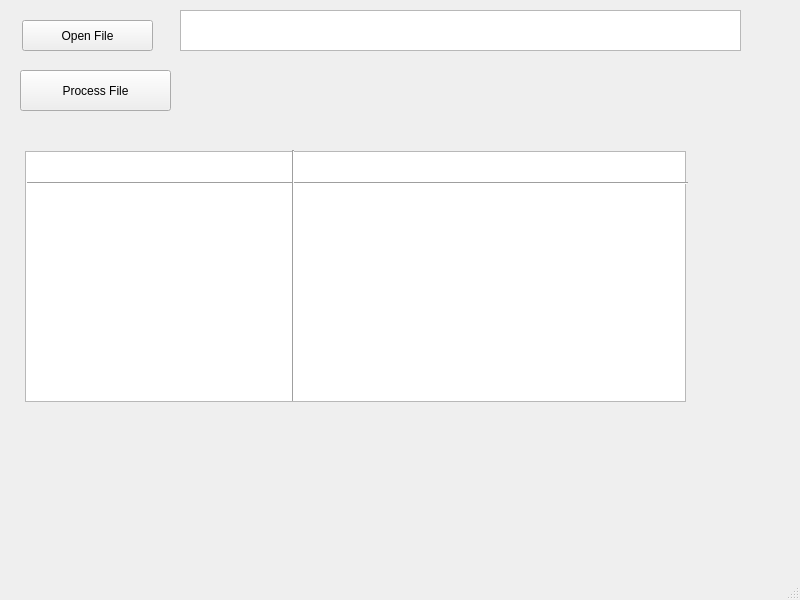
<?xml version="1.0" encoding="UTF-8"?>
<ui version="4.0">
 <class>MainWindow</class>
 <widget class="QMainWindow" name="MainWindow">
  <property name="geometry">
   <rect>
    <x>0</x>
    <y>0</y>
    <width>800</width>
    <height>600</height>
   </rect>
  </property>
  <property name="windowTitle">
   <string>MainWindow</string>
  </property>
  <widget class="QWidget" name="centralwidget">
   <widget class="QPushButton" name="pushButton">
    <property name="geometry">
     <rect>
      <x>22</x>
      <y>20</y>
      <width>131</width>
      <height>31</height>
     </rect>
    </property>
    <property name="text">
     <string>Open File</string>
    </property>
   </widget>
   <widget class="QTextEdit" name="textEdit">
    <property name="geometry">
     <rect>
      <x>180</x>
      <y>10</y>
      <width>561</width>
      <height>41</height>
     </rect>
    </property>
   </widget>
   <widget class="QPushButton" name="pushButton_2">
    <property name="geometry">
     <rect>
      <x>20</x>
      <y>70</y>
      <width>151</width>
      <height>41</height>
     </rect>
    </property>
    <property name="text">
     <string>Process File</string>
    </property>
   </widget>
   <widget class="QTableView" name="tableView">
    <property name="geometry">
     <rect>
      <x>25</x>
      <y>151</y>
      <width>661</width>
      <height>251</height>
     </rect>
    </property>
   </widget>
   <widget class="Line" name="line">
    <property name="geometry">
     <rect>
      <x>27</x>
      <y>163</y>
      <width>661</width>
      <height>41</height>
     </rect>
    </property>
    <property name="orientation">
     <enum>Qt::Orientation::Horizontal</enum>
    </property>
   </widget>
   <widget class="Line" name="line_2">
    <property name="geometry">
     <rect>
      <x>283</x>
      <y>150</y>
      <width>20</width>
      <height>251</height>
     </rect>
    </property>
    <property name="orientation">
     <enum>Qt::Orientation::Vertical</enum>
    </property>
   </widget>
  </widget>
  <widget class="QMenuBar" name="menubar">
   <property name="geometry">
    <rect>
     <x>0</x>
     <y>0</y>
     <width>800</width>
     <height>26</height>
    </rect>
   </property>
  </widget>
  <widget class="QStatusBar" name="statusbar"/>
 </widget>
 <resources/>
 <connections/>
</ui>
